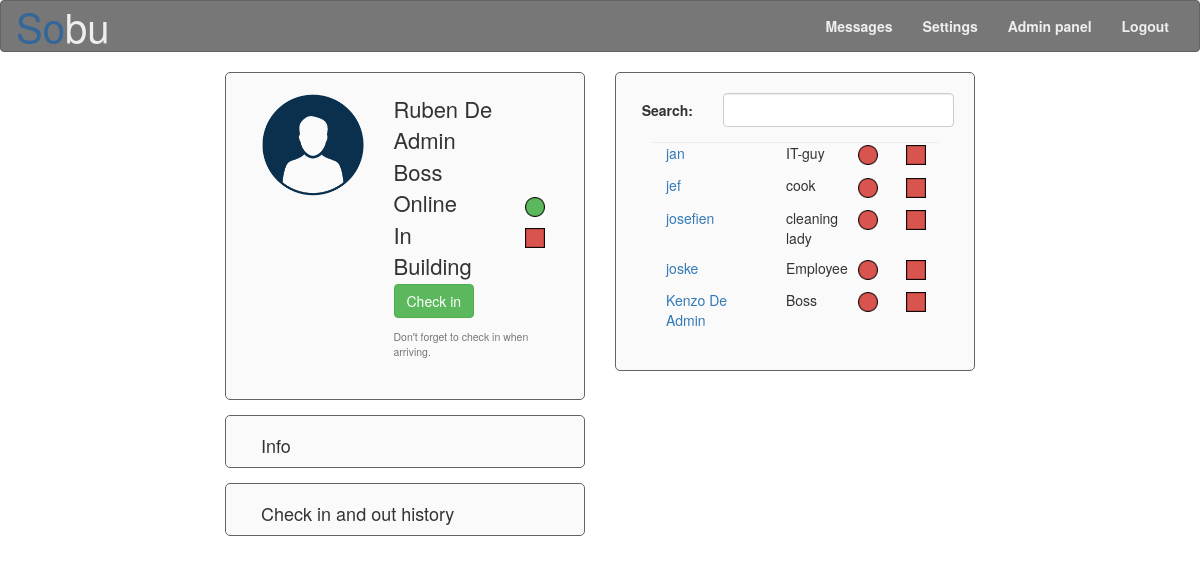
/Site/user_page.php (signed in), run on the app's committed database.
### tables this page shows
CREATE TABLE IF NOT EXISTS `user` (
	`user_id` int(11) AUTO_INCREMENT,
	`name` varchar(40),
	`nin` bigint(30),
	`address` varchar(80),
	`gender` tinyint(1),
	`email` varchar(40),
	`profile_picture` varchar(10),
	`date_of_birth` date ,
	`online` tinyint(1) default '0',
	`martial_status` varchar(20),
	`password` varchar(50) default '21232f297a57a5a743894a0e4a801fc3',  
	`phone_number` varchar(15),
	`function` varchar(15),
	`rights_id` int(3) default '0',
	`admin` tinyint(1) default '0',
	`start_date` date,
	PRIMARY KEY (`user_id`),
	FOREIGN KEY (`rights_id`) REFERENCES `rights`(`rights_id`)
);

### Site/functions.php (the view, shortened to what this page needs)
<?php
function connecteren()
{
	$host 		= "localhost";
	$user		= "sobu";
	$password	= "r0628842!1S";
	$database	= "sobu";
	$link = mysqli_connect($host, $user, $password) or die("Er kan geen connectie gelegd worden met $host");
	mysqli_select_db($link, $database) or die("databank $database niet beschikbaar");
	return $link;
}
function show_member()
{
	$x = NULL;
	$link = connecteren();
	$query_list = "SELECT user.user_id, user.name, user.function, user.online, in_building.in_building_now, in_building.in_building_id FROM user LEFT JOIN in_building on user.user_id = in_building.user_id ORDER BY user.name ASC, in_building.in_building_id DESC";
	$result_list = mysqli_query($link, $query_list) or die("FOUT: er is een fout opgetreden bij het uitvoeren van de query \"$query_list\"");
	if($result_list->num_rows > 0)
	{
		while($row = $result_list->fetch_assoc())
		{
			if(($row['user_id'] != $_SESSION['user_id']) && ($row['user_id'] != $x))
			{
				echo "<div class='form-group'>
				<div class='col-md-5'><a href=\"colleague_page.php?id=".$row['user_id']."\">".$row['name']."</a></div>
				<div class='col-md-3'>" .$row['function']. "</div>
				<div class='col-md-2'>";
					if ($row["online"] == 1)
					{
						echo "<img src=\"IMG/Green_circle.png\" title=\"Online\" alt=\"Online\" class=\"indicator_online_building\">";
					}
					else
					{
						echo "<img src=\"IMG/Red_circle.png\" title=\"Offline\" alt=\"Offline\" class=\"indicator_online_building\">";
					}
					echo "</div><div class='col-md-2'>";
					if ($row["in_building_now"] == 1)
					{
						echo "<img src=\"IMG/Green_square.png\" id=\"in_building\" title=\"In Building\" alt=\"In Building\" class=\"indicator_online_building\">";
					}
					else
					{
						echo "<img src=\"IMG/Red_square.png\" id=\"in_building\" title=\"Not in Building\" alt=\"Not in building\" class=\"indicator_online_building\">";
					}
					echo "</div>
				</div>
				<p class='clear_both'></p>";
				$x = $row['user_id'];
			}
		}
	}
	else
	{
		echo 'not found';
	}
}
?>

### Site/user_page.php (shortened to what this page needs)
<?php
include("functions.php");
if (isset($_SESSION["logged_in"]))
{
	?>
	<!DOCTYPE html>
	<html lang="en">
	<head>
		<link href="css/reset.css" rel="stylesheet" />
		<link href="css/bootstrap.css" rel="stylesheet">
		<link href="css/style.css" rel="stylesheet" />
		<link rel="stylesheet" href="https://cdnjs.cloudflare.com/ajax/libs/font-awesome/4.7.0/css/font-awesome.min.css">
		</head>
		<body>
			<nav class="navbar navbar-default">
				<div class="container-fluid">
					<div class="navbar-header">
						<a class="navbar-brand" href="index.php"><span class="so">So</span><span class="bu">bu</span></a>
					</div>
					<div class="collapse navbar-collapse" id="bs-example-navbar-collapse-1">
						<ul class="nav navbar-nav navbar-right links_bovenaan">
							<li><a href="messages_page.php">Messages<span class="badge" id="message_aantal"></span></a></li>
							<li><a href="settings_page.php">Settings</a></li>
							<?php
							if ($_SESSION["admin"] == 1)
							{
								echo "<li><a href=\"admin_page.php\">Admin panel</a></li>";
							}
							?>
							<li><a href="logout.php">Logout</a></li>
						</ul>
					</div>
				</div>
			</nav>
			<div class="container-fluid">
				<div class="col-xs-12 col-sm-5 col-sm-offset-1 col-md-5 col-md-offset-1 col-lg-4 col-lg-offset-2">
					<div class="BOX margin_15_bottom">
						<div class="col-md-5 user_foto">
							<img src="<?php if($_SESSION["profile_picture"] != NULL) { echo "IMG/users/" .$_SESSION["profile_picture"]; } else { echo "IMG/users/default.png"; } ?>" alt="Profile picture" class="user_foto">
						</div>
						<div class="col-md-7 user_info">
							<ul>
								<li><?php echo $_SESSION["name"]; ?></li>
								<li><?php echo $_SESSION["function"]; ?></li>
								<li>
									<div class="col-xs-9 col-sm-9 col-md-9 no_pad_left">Online</div>
									<div class="col-xs-3 col-sm-3 col-md-3">
										<?php
										if ($_SESSION["logged_in"] == 1)
										{
											echo "<img src=\"IMG/Green_circle.png\" title=\"Online\" alt=\"Online\" class=\"indicator_online_building\">";
										}
										else
										{
											echo "<img src=\"IMG/Red_circle.png\" title=\"Offline\" alt=\"Offline\" class=\"indicator_online_building\">";
										}
										?>
									</div>
									<li>
										<div class="col-xs-9 col-sm-9 col-md-9 no_pad_left">In Building</div>
										<div class="col-xs-3 col-sm-3 col-md-3">
											<?php
											if ($_SESSION["in_building"] == 1)
											{
												echo "<img src=\"IMG/Green_square.png\" id=\"in_building\" title=\"In Building\" alt=\"In Building\" class=\"indicator_online_building\">";
											}
											else
											{
												echo "<img src=\"IMG/Red_square.png\" id=\"in_building\" title=\"Not in Building\" alt=\"Not in building\" class=\"indicator_online_building\">";
											}
											?>
										</div>
									</li>
									<li>
										<div class="col-md-12 no_pad_left">
											<?php
											if ($_SESSION["in_building"] == 0)
											{
												echo "<button class=\"btn btn-success\" id=\"check_in_out_button\" onclick=\"check_in_out();\">Check in</button>";
												echo "<h5 id=\"check_in_out_warning\"><small>Don't forget to check in when arriving.</small></h5>";
											}
											else
											{
												echo "<button class=\"btn btn-danger\" id=\"check_in_out_button\" onclick=\"check_in_out();\">Check out</button>";
												echo "<h5 id=\"check_in_out_warning\"><small>Don't forget to check out when leaving.</small></h5>";
											}
											?>
										</div>
									</li>
								</ul>
							</div>
						</div>
						<div class="BOX margin_15_bottom no_pad_bottom">
							<div class="col-md-12">
								<a href="info_page.php" class="h4">Info</a>
							</div>
						</div>
						<div class="BOX margin_15_bottom no_pad_bottom">
							<div class="col-md-12">
								<a href="check_in_out_page.php" class="h4">Check in and out history</a>
							</div>
						</div>
					</div>
					<div class="col-xs-12 col-sm-5 col-sm-offset-0 col-md-5 col-md-offset-0 col-lg-4 user_search">
						<div class="BOX">
							<form class="form-horizontal" name="people_search" method="post" action="#">
								<div class="form-group">
									<label for="zoeken" class="col-md-3 control-label">Search:</label>
									<div class="col-md-9">
										<input type="text" onkeyup="search_users();" class="form-control" id="zoeken" name="zoeken">
									</div>
								</div>
							</form>
							<div class="col-md-12"><hr class="hr"></div>
							<div class="col-md-12" id="members">
								<?php
								show_member();
								?>
							</div>
						</div>
					</div>
				</div>
			</body>
			</html>
			<?php
		}
		else
		{
			header("Location: index.php");
		}
		?>

### Site/CSS/style.css (style rules this page uses)
body { padding-bottom: 15px; }
span.so { color: #336699; }
span.bu { color: #eeeeee; }
.BOX { background-color: #fafafa; border: solid #636363 1px; border-radius: 5px; padding: 20px; }
img.user_foto { width: 100%; max-width: 300px; max-height: 300px; }
div.user_info { font-size: 22px; }
div.user_search { font-size: 14px; }
hr.hr { padding: 0px; margin: 0px; color: #aaa; }
.no_pad_left { padding-left: 0px; }
.no_pad_bottom { padding-bottom: 0px; }
.margin_15_bottom { margin-bottom: 15px; }
.links_bovenaan > li > a { color: #f00; }
img.indicator_online_building { width: 20px; height: 20px; }

### data on the page
user: name "jan", function "IT-guy", online 0 (drawn)
user: name "jef", function "cook", online 0 (drawn)
user: name "josefien", function "cleaning lady", online 0 (drawn)
user: name "joske", function "Employee", online 0 (drawn)
user: name "Kenzo De Admin", function "Boss", online 0 (drawn)

### other printed values
$_SESSION["name"] "Ruben De Admin"
$_SESSION["function"] "Boss"
